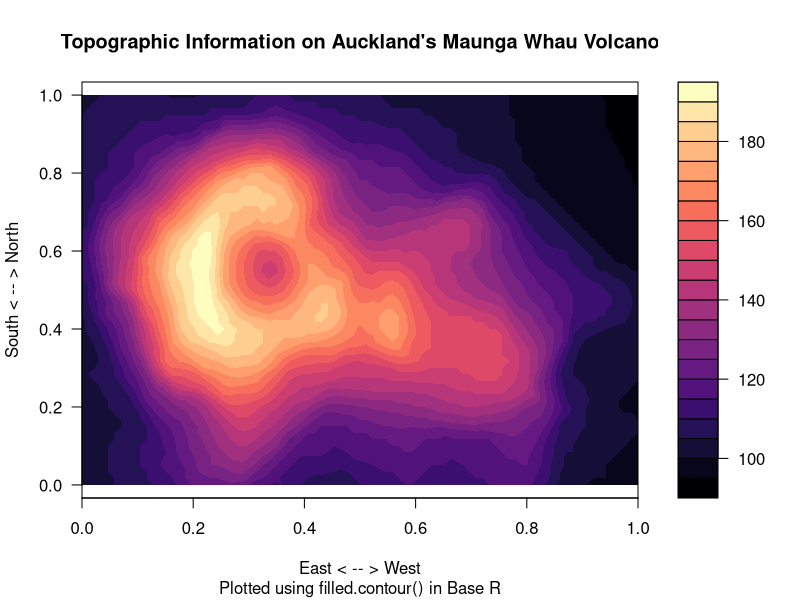
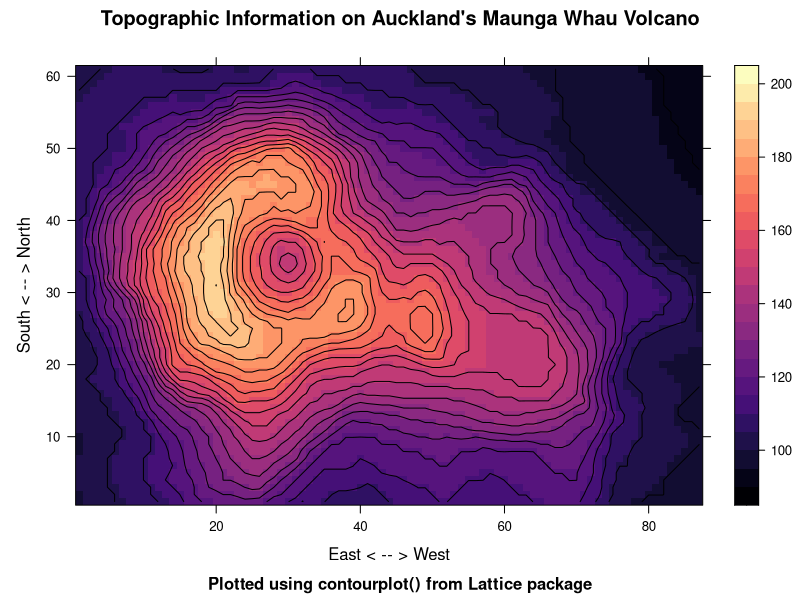

Write R code to recreate these figures, in order.
## ---- chunk 1
#| label: libraries-data

# load required libraries
library(lattice)
library(viridisLite)

# import data from R
data("volcano")
## ---- chunk 2
#| label: plot-filledcontour
#| fig-width: 8
#| fig-height: 6

# base R filled.contour plot
# asp - aspect ratio (y/x)
# fixed nlevels to ensure consistent plotting

filled.contour(volcano, asp = 61/87, nlevels = 25,
               plot.title = title(
                 main = "Topographic Information on Auckland's Maunga Whau Volcano",
                 sub = "Plotted using filled.contour() in Base R",
                 xlab = "East < -- > West",
                 ylab = "South < -- > North"),
               color.palette = magma,
               )
## ---- chunk 3
#| label: plot-contourplot
#| fig-width: 8
#| fig-height: 7

# contourplot from library(lattice)
# cuts fixed to match previous plot
# labels = FALSE removes numeric labels on contours
# region = TRUE colors the contours
contourplot(volcano, col.regions = magma(100), cuts = 25, labels = FALSE, region = TRUE,
          xlab = "East < -- > West", ylab = "South < -- > North",
          main = "Topographic Information on Auckland's Maunga Whau Volcano",
          sub = "Plotted using contourplot() from Lattice package",
          )
